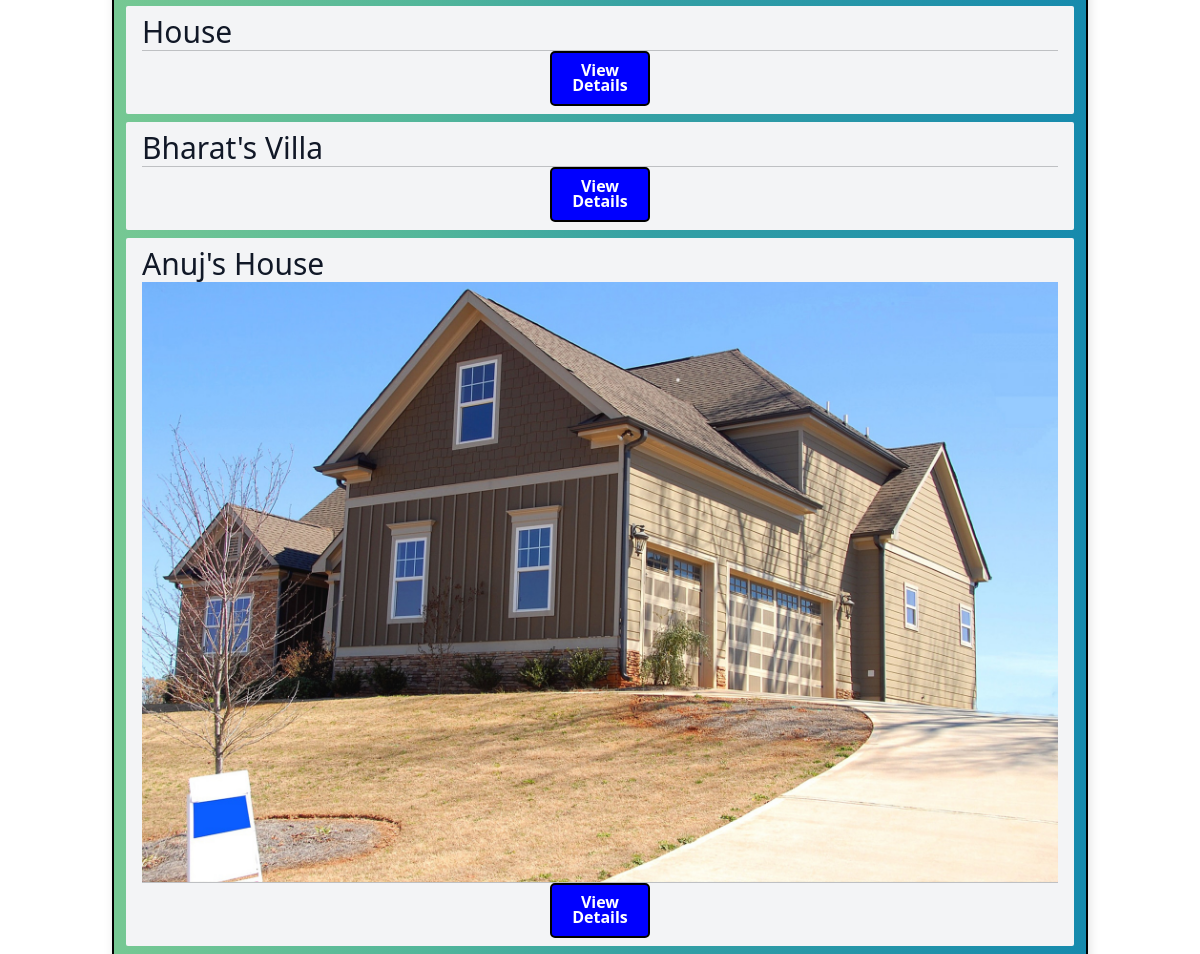
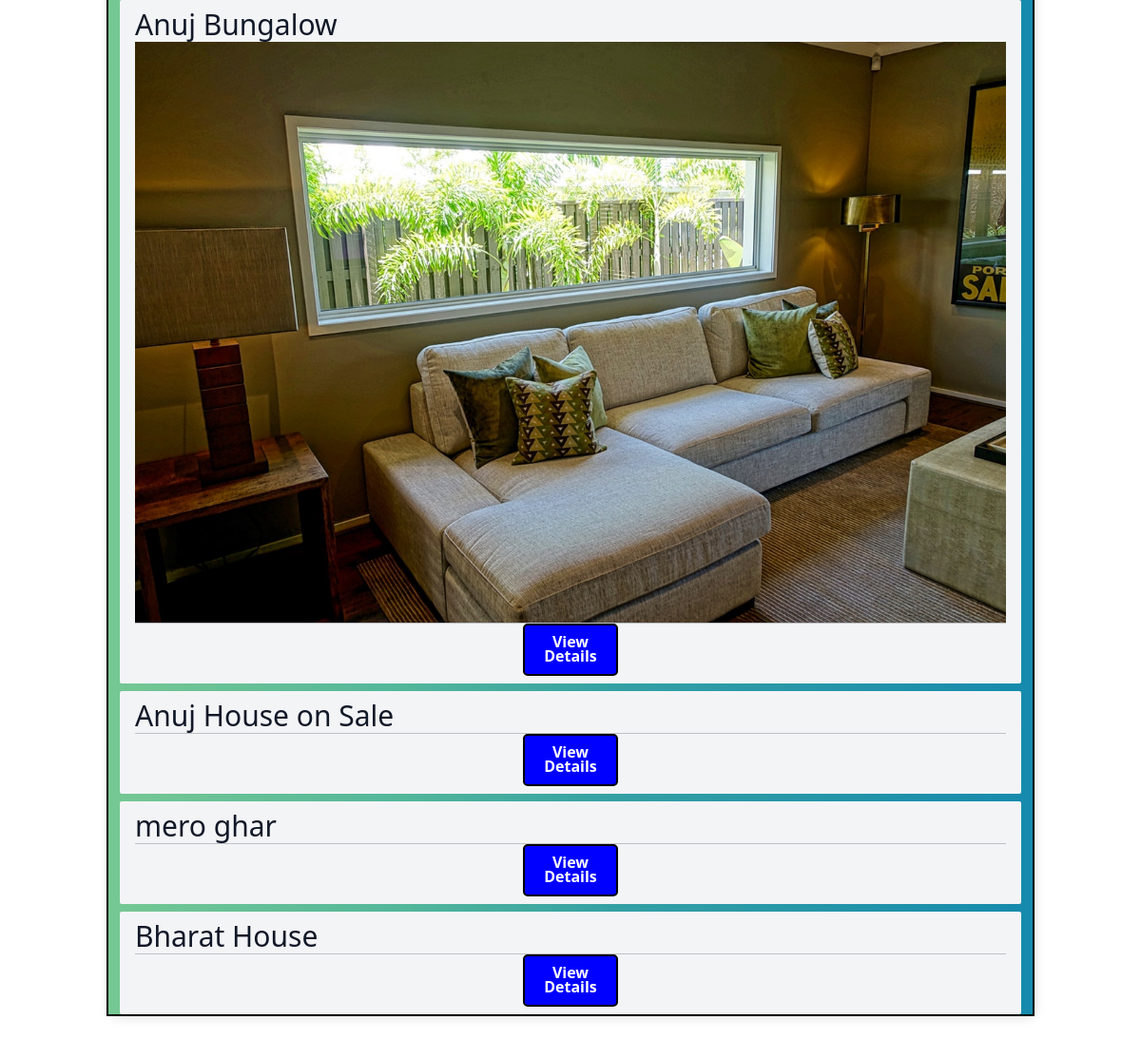
Page /listings/ (lower part) on the earlier database version (2 pictures, top to bottom).
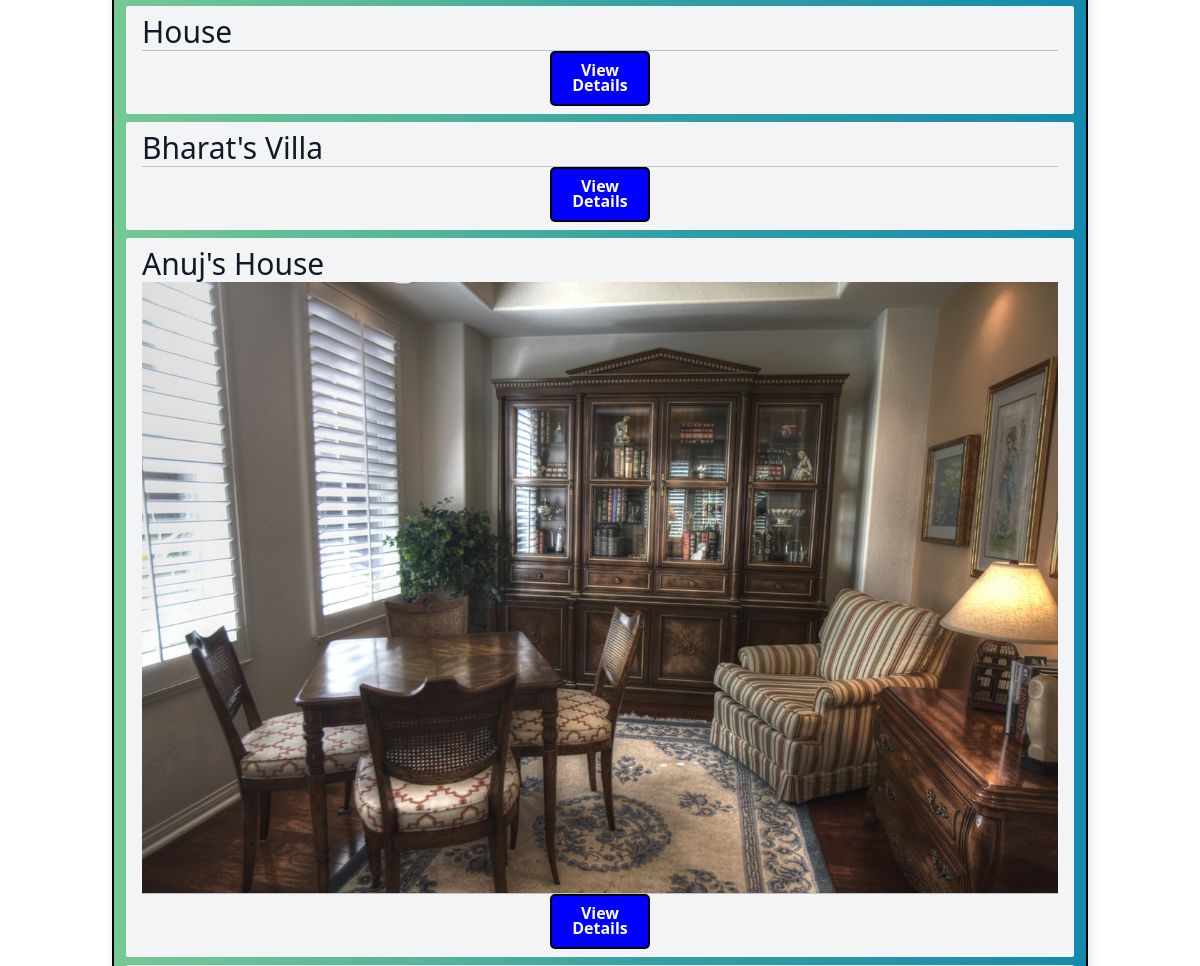
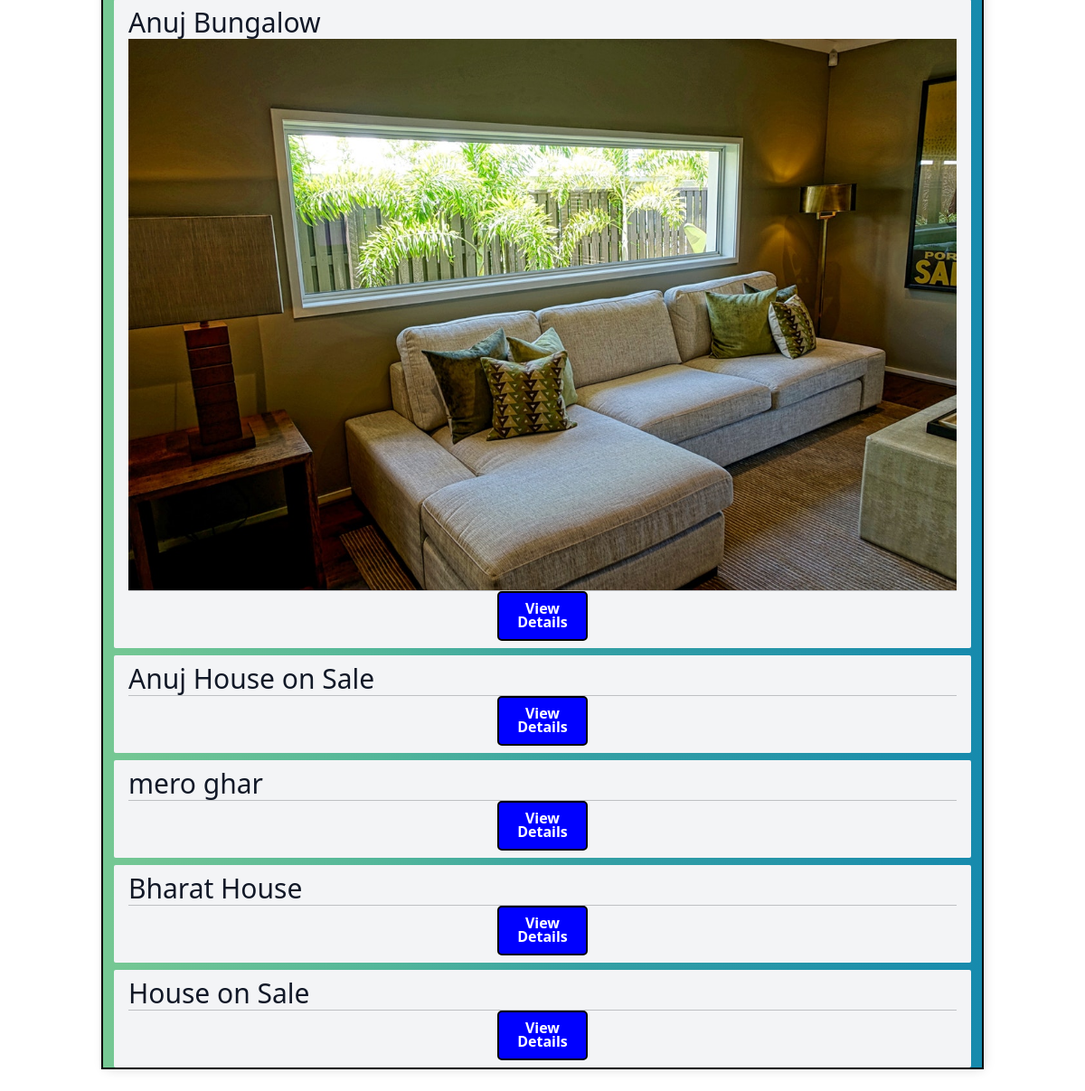
Same page on the later database version (2 pictures, top to bottom).
### listings/models.py (models this page shows, shortened)
class Listing(models.Model):
    Title = models.CharField(max_length=30, default='House on Sale')
    Location = models.CharField(max_length=30, default='Kalanki')
    City = models.CharField(max_length=30, default='Kathmandu')
    Price = models.IntegerField(default=9999999)
    Bedroom = models.IntegerField(default=0)
    Bathroom = models.IntegerField(default=0)
    Floors = models.IntegerField(default=1)
    Parking = models.IntegerField(default=0)
    Face = models.CharField(max_length=30)
    Area = models.IntegerField(default=100)
    Road_Width = models.IntegerField(default=0)
    Road_Type = models.CharField(max_length=30)
    Build_Area = models.IntegerField(default=0)
    Amenities = models.CharField(max_length=30)
    Contact_number = models.IntegerField(default=9845654321)
    Contact_mail = models.CharField(max_length=30, default='admin@gmail.com')
    Image = models.ImageField()
    user = models.ForeignKey(User, on_delete=models.SET_NULL,null=True)
    is_sold = models.BooleanField(default=False)

### listings/views.py (the view)
# urls.py: path('listings/', listing_list, name='listing_list'),
def listing_list(request):
    listings = Listing.objects.all()
    context = {
        "listings" : listings
    }
    return render(request, "listings.html", context)

### templates/listings.html (shortened to what this page needs)
{% extends "base.html" %}
    {% block content %}
    <div class="container">
        {% for listing in listings %}
        <div class="mt-2 px-3 py-2 bg-gray-100 rounded-sm">
            <h3 class="text-3xl text-gray-900">{{ listing.Title }}</h3>
            {% if listing.Image %}
            <img src="{{ listing.Image.url }}" alt="">
            {% endif %}
            <center><hr><a href="/listings/{{ listing.id }}/" class="button">View Details</a></center>
        </div>
        {% endfor %}
    </div>
    {% endblock content %}

### templates/base.html (shortened to what this page needs)
<!DOCTYPE html>
<html lang="en">
<head>
    <script src="https://cdn.tailwindcss.com"></script>
    <link href="https://cdn.jsdelivr.net/npm/bootstrap@5.2.0-beta1/dist/css/bootstrap.min.css" rel="stylesheet"
>
</head>
<body>
    <div class="mx-auto max-w-5xl px-4 py-4">
    {% block content %}{% endblock content %}
    </div>
</body>
</html>

### templates/base.html (style rules this page uses)
.button { display: inline-block; width: 100px; height: 55px; background: blue !important; padding: 10px; text-align: center; border-radius: 5px; color: white; font-weight: bold; line-height: 15px; text-decoration: none; border: 2px solid #000; }
.container { max-width: 1550px; margin: auto; background-color: rgba(136, 5, 5, 0.421); -webkit-box-shadow: 2px 2px 13px -4px rgba(0, 0, 0, 0.21); box-shadow: 2px 2px 13px -4px rgba(0, 0, 0, 0.21); background: linear-gradient(90deg, #76C893 0%, #52B69A 32%, #34A0A4 55%, #168AAD 100%); border: 2px solid #000 }

Differences in the rows shown:
changed Listing "Anuj's House": Image: a different picture
added Listing: Title "House on Sale"
